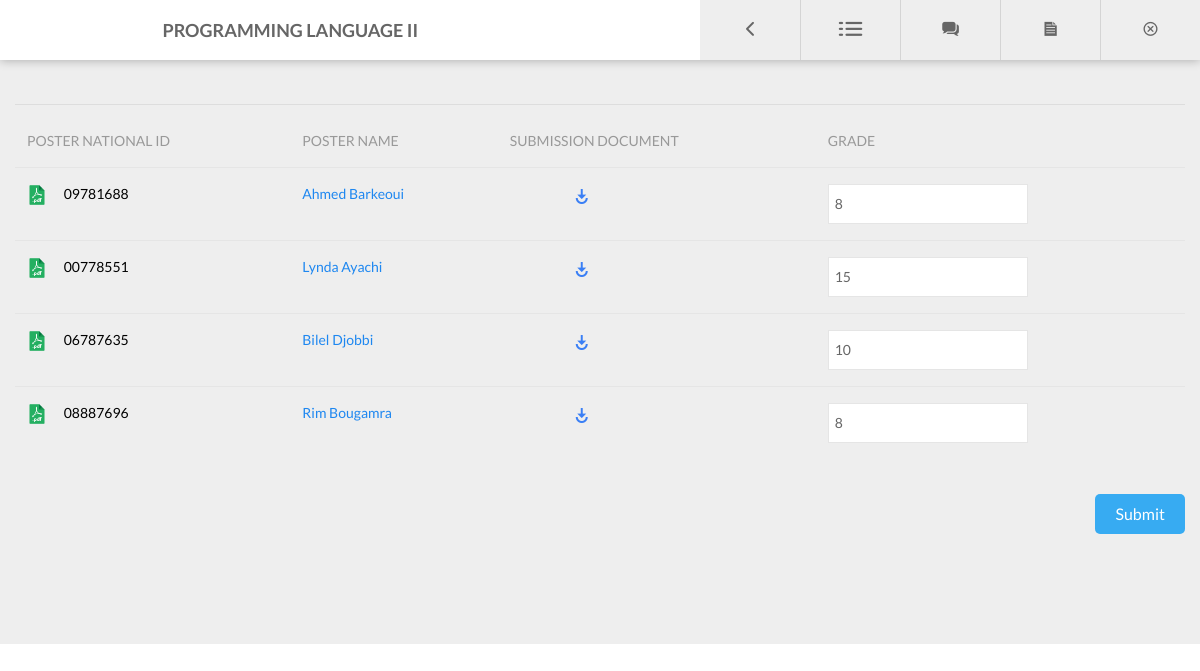
Page /website/html/listsub_doc.php?c_id=1&d_id=16&group_nb=6 (signed in) on the committed database.
### tables this page shows
CREATE TABLE `course` (
  `c_id` int(11) NOT NULL,
  `c_fullname` text NOT NULL,
  `c_code` varchar(50) DEFAULT NULL,
  `c_credit` float DEFAULT NULL,
  `c_reviewsystem` varchar(50) DEFAULT NULL,
  `c_level` int(2) DEFAULT NULL,
  `c_cat` varchar(20) DEFAULT NULL,
  `c_totalabsence` int(2) DEFAULT NULL
);

CREATE TABLE `sub_doc` (
  `sh_id` int(30) NOT NULL,
  `d_id` int(30) DEFAULT NULL,
  `sh_posterid` varchar(20) DEFAULT NULL,
  `sh_file` blob,
  `sh_size` text,
  `sh_path` text,
  `sh_type` text,
  `Date_sub` varchar(100) DEFAULT NULL,
  `sh_grade` float DEFAULT NULL,
  `poster_groupnb` int(2) DEFAULT NULL,
  `sh_postername` varchar(30) NOT NULL
);

### website/html/listsub_doc.php (the view, shortened to what this page needs)
<?php
    include "connect.php";
     $nb =$_GET['group_nb'] ;
     $iid=$_GET['d_id'] ;
     $key = $_GET['c_id'] ;
                    $sql="SELECT * FROM course WHERE c_id =$key ";
                    $result=mysqli_query($conn,$sql);
                    if(mysqli_num_rows($result))
                        {  while($row=mysqli_fetch_assoc($result))
                            { $timely=$row["c_id"];
    ?>
<!DOCTYPE html>
<html lang="en">
<head>
    <link rel="stylesheet" type="text/css" href="css/library/bootstrap.min.css">
    <link rel="stylesheet" type="text/css" href="css/library/font-awesome.min.css">
    <link rel="stylesheet" type="text/css" href="css/library/owl.carousel.css">
    <link rel="stylesheet" type="text/css" href="css/library/animate.css">
    <link rel="stylesheet" type="text/css" href="css/md-font.css">
    <link rel="stylesheet" type="text/css" href="css/style.css">
    <link rel="stylesheet" href="css/uikit.min.css" />
        <link rel="stylesheet" type="text/css" href="src/DateTimePicker.css" />
</head>
<body id="page-top">
<div id="page-wrap">
    <div class="top-nav">
        <h4 class="sm black bold" style="margin-left: 30px"><?php echo  $row["c_fullname"]?></h4>
        <ul class="top-nav-list">
        <li class="prev-course"><a href="courses.php"><i class="icon md-angle-left"></i><span class="tooltip">Prev</span></a>
              <li class="discussion-learn">
                <a href="#"><i class="icon md-list"></i><span class="tooltip">Exam Dates</span></a>
            </li>
            <li class="discussion-learn">
                <a href="#"><i class="icon md-comments"></i><span class="tooltip">New Topic</span></a>
                         <?php
                    $sql="SELECT * FROM disc_topic where c_id = '$timely' order by dt_id desc ";
                    $result=mysqli_query($conn,$sql);
                ?>
                  <?php if ($_SESSION["m_role"] == 'Instructor' ||$_SESSION["m_role"] == 'Administrator'){ ?>
            <li class="backpage">
              <a href="<?php echo "adddocument.php?c_id=".$timely."" ?>">
             <i class="icon md-file"></i><span class="tooltip">New Doc</span></a>
            </li>
            <li class="backpage" >
                <a href="index.php"><i  class="icon md-close-1"></i><span class="tooltip">Home</span></a>
            </li>
          <?php }if ($_SESSION["m_role"] == 'Student' ){?>
            <li class="backpage" style="width:230px">
                <a href="index.php"><i style="width:230px" class="icon md-close-1"></i><span class="tooltip">Home</span></a>
            </li>
            <?php }?>
        </ul>
    </div>
    <section  class="course-concern" >
            <div class="container " >
                <div class="table-asignment">
                <ul class="nav-tabs" role="tablist">
                    <li> <a href="#announcement" role="tab" data-toggle="tab"></a></li>
                </ul>
                <div class="tab-content">
                      <div>
<?php
$sql="SELECT * FROM sub_doc WHERE d_id=$iid and poster_groupnb in (select group_nb from member_course where group_nb ='$nb')";
 $result=mysqli_query($conn,$sql);
                    if(mysqli_num_rows($result)){
?>
<form method="POST"  action="<?php echo "savesub_doc.php?c_id=".$timely."&d_id=".$iid."&group_nb=".$nb ?>"  >
 <table class="uk-table uk-table-hover">
                                <thead >
                                  <tr >
                                    <th>
                                      Poster National ID
                                    </th>
                                    <th>Poster Name </th>
                                    <th> Submission Document</th>
                                    <th> Grade</th>
                                  </tr>
                                </thead>
<?php
while ($row = mysqli_fetch_array($result)){
     $subid= $row['sh_id'];
          $mniid= $row['sh_posterid'];
 ?>
    <tr>
     <td>
                                  <img src="images/lecture1.png" width="20px" height="20px">&ensp;&ensp;
                                  <span ><?php echo $row["sh_posterid"] ?></span>
                              </td>
                              <td > <a href="<?php echo "profile.php?m_nId=".$mniid."" ?>"> <?php echo $row["sh_postername"] ?></a></td>
                                 <td>
                                 <a href="<?php echo "downloadsub.php?sh_id=".$subid."" ?>">
                                     <i class="material-icons dp48" style="color:#3a7ff5;margin-left:60px; ">play_for_work</i>
                                  </a>
                              </td>
    <td><input class="uk-input uk-form-width-medium" type="text" name="sh_grade[]" value="<?php echo $row['sh_grade'];?>" /></td>
    </tr>
    <?php } ?>
</table>
<input type="submit"  class="mc-btn btn-style-1 pull-right" value="Submit" name="submit">
</form>
                              <?php  }?>
              </div>
            </div>
          </div>
        </div>
      </section>
  </div>
<?php   }}?>
</body>
</html>

### rows in the picture
course: c_fullname "PROGRAMMING LANGUAGE II"
sub_doc: sh_posterid "09781688", sh_postername "Ahmed Barkeoui", sh_grade "8"
sub_doc: sh_posterid "00778551", sh_postername "Lynda Ayachi", sh_grade "15"
sub_doc: sh_posterid "06787635", sh_postername "Bilel Djobbi", sh_grade "10"
sub_doc: sh_posterid "08887696", sh_postername "Rim Bougamra", sh_grade "8"
